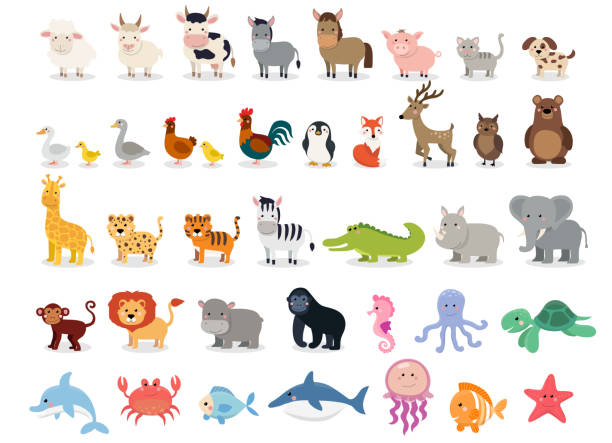
#> input picture Images/animal.jpg, 612 x 443 px, found by its file name
$ jupyter execute Bai18.ipynb
#> lines starting #> are read from the running program, lines starting #| are printed output that depends on the picture; after the words box and inside, x2 and y2 are one past the last pixel; in counts of white or black regions, pixels touching at a corner belong together
[cell 1]
import numpy as np
import matplotlib.pyplot as plt
from scipy import ndimage
from PIL import Image

# Đọc ảnh
image = Image.open("D:/Computer_Vision/Computer_Vision/Images/animal.jpg")
#> image is the input picture: PIL image 612x443 RGB; mean R, G, B 234.9, 228.7, 223.2

# Chuyển sang ảnh xám
gray_image = image.convert('L')
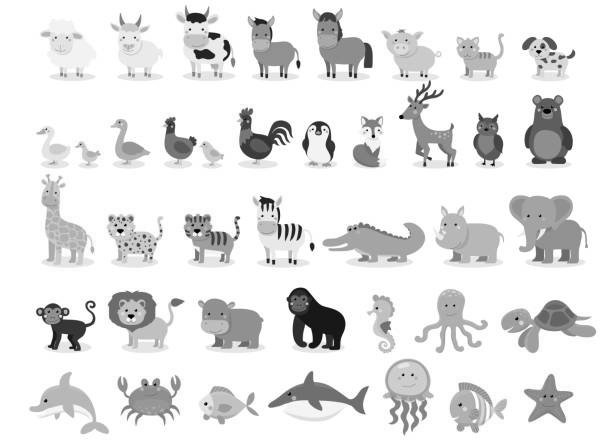
#> gray_image: PIL image 612x443 L; min 0, max 255, mean 229.9

image_array = np.array(gray_image)

# Chuyển sang ảnh nhị phân
binary_image = 1*(image_array<200)
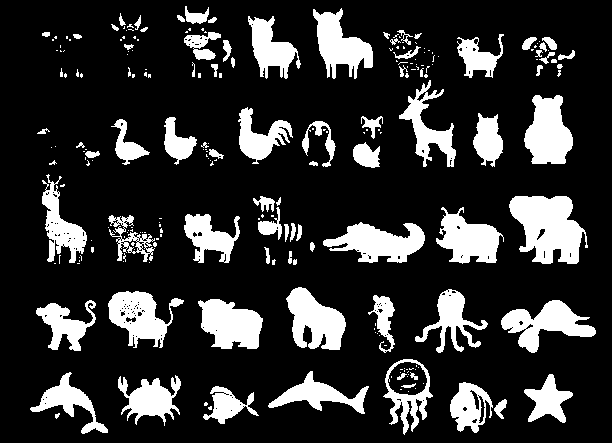
#> binary_image: shape (443, 612) int64; values 0 (black) and 1 (white), 19.1% white; 234 white regions (151 under 20 px), largest, box (x1, y1, x2, y2) and area: (509, 196, 588, 264) 3574, (323, 222, 425, 263) 2398, (524, 95, 573, 164) 2391

# Đánh nhãn
labeled_image, num_features = ndimage.label(binary_image)
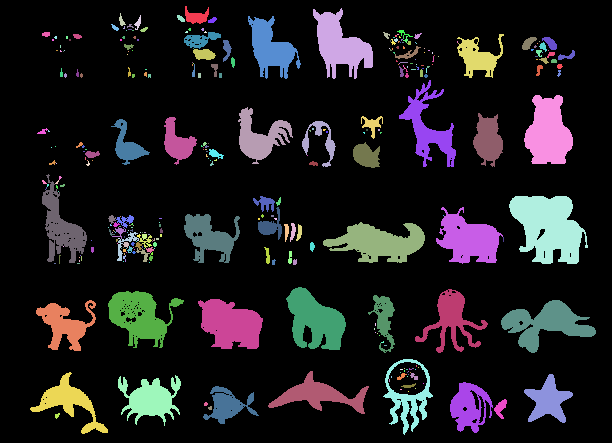
#> labeled_image: shape (443, 612) int32; 346 distinct labels, from 0 to 345; one colour per label, 0 black
#> num_features = 345

# Tạo lưới subplot với 3 dòng và 1 cột
fig, axs = plt.subplots(3, 1, figsize=(50, 50))

plt.subplot(3,1,1)
plt.imshow(gray_image, cmap='gray')
plt.title("Ảnh xám")

plt.subplot(3,1,2)
plt.imshow(binary_image, cmap='gray')
plt.title("Ảnh nhị phân")

plt.subplot(3,1,3)
plt.imshow(labeled_image, cmap='gray')
plt.title(f"Đã đánh nhãn ({num_features} đối tượng)")

plt.show()
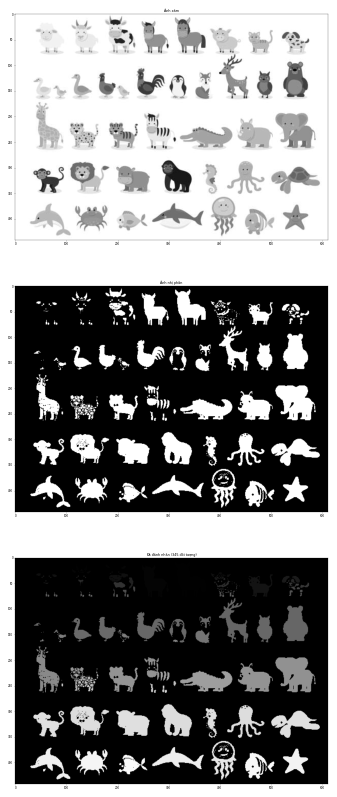
#> figure drawn by matplotlib, 3 panels

[cell 2]
import numpy as np
import matplotlib.pyplot as plt
from scipy import ndimage
from PIL import Image

# Đọc ảnh
image = Image.open("D:/Computer_Vision/Computer_Vision/Images/animal.jpg")

# Chuyển sang ảnh xám
gray_image = image.convert('L')

image_array = np.array(gray_image)

# Chuyển sang ảnh nhị phân
binary_image = 1*(image_array<200)

# Thực hiện opening để loại bỏ nhiễu và nối các đối tượng
opened_image = ndimage.binary_opening(binary_image, structure=np.ones((5,5)))
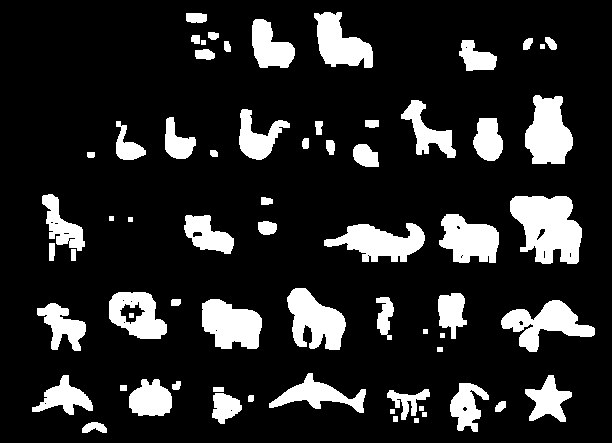
#> opened_image: shape (443, 612) bool; 15.7% white; 66 white regions, largest, box (x1, y1, x2, y2) and area: (510, 196, 582, 264) 3509, (525, 95, 573, 164) 2375, (287, 288, 346, 350) 2306

# Đánh nhãn
labeled_image, num_features = ndimage.label(opened_image)
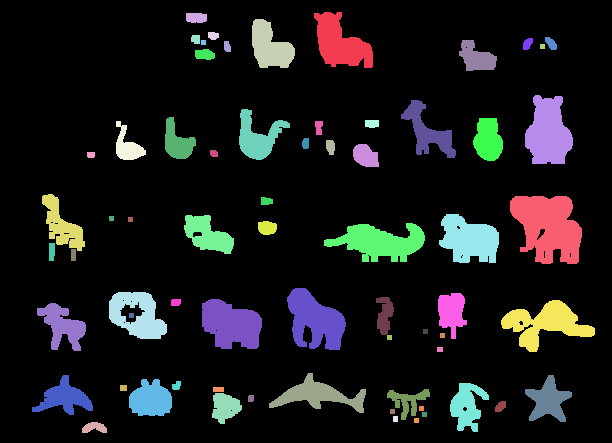
#> labeled_image: shape (443, 612) int32; 68 distinct labels, from 0 to 67; one colour per label, 0 black
#> num_features = 67

# Tạo lưới subplot với 3 dòng và 1 cột
fig, axs = plt.subplots(4, 1, figsize=(50, 50))

plt.subplot(4,1,1)
plt.imshow(gray_image, cmap='gray')
plt.title("Ảnh xám")

plt.subplot(4,1,2)
plt.imshow(binary_image, cmap='gray')
plt.title("Ảnh nhị phân")

plt.subplot(4,1,3)
plt.imshow(opened_image, cmap='gray')
plt.title("Ảnh sau opening")


plt.subplot(4,1,4)
plt.imshow(labeled_image, cmap='gray')
plt.title(f"Đã đánh nhãn ({num_features} đối tượng)")

plt.show()
